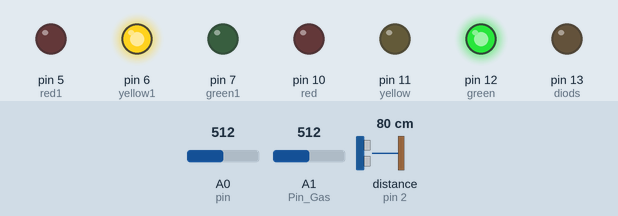
Bench run of a sketch on a simulated Arduino Uno, built with avr-gcc and run on an emulated ATmega328P. Parts: output pins drawn as LEDs (lit = HIGH). Wiring (inferred from the names in the program): ultrasonic range finder: trigger pin 3; echo pin 2. Inputs (shaded band) come from the test bench; at power-on: distance to the obstacle (sensor on pin 2) 80 cm, A1 (Pin_Gas) = 512, A0 (pin) = 512. The echo pulse lasts 58.3 µs per cm; pins used as bus, display or sensor lines are not drawn.

Above: at 1.2 s.
1.3 s: distance to the obstacle (sensor on pin 2) set to 55 cm
2.8 s: distance to the obstacle (sensor on pin 2) set to 47 cm
At 3.5 s:
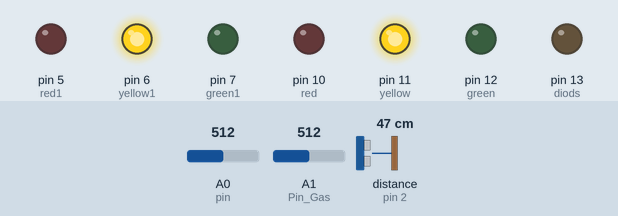
4.4 s: A1 (Pin_Gas) set to 652
5.9 s: A1 (Pin_Gas) set to 677
At 7.2 s:
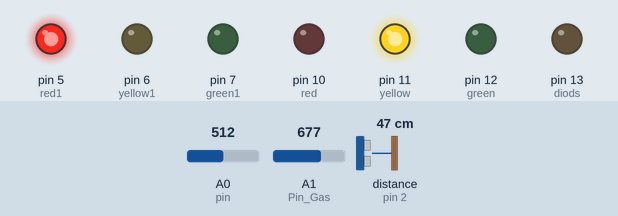
7.5 s: A0 (pin) set to 493
At 8.5 s:
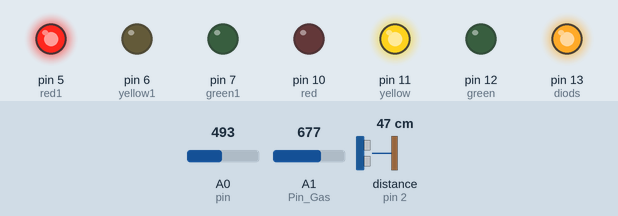
9.0 s: distance to the obstacle (sensor on pin 2) set to 2 cm
At 9.8 s:
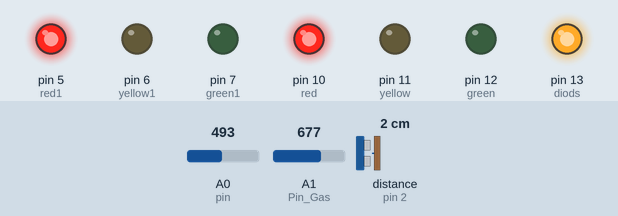
Timing chart, 0 to 11.5 s (numbered marks = the images above; inputs shaded):
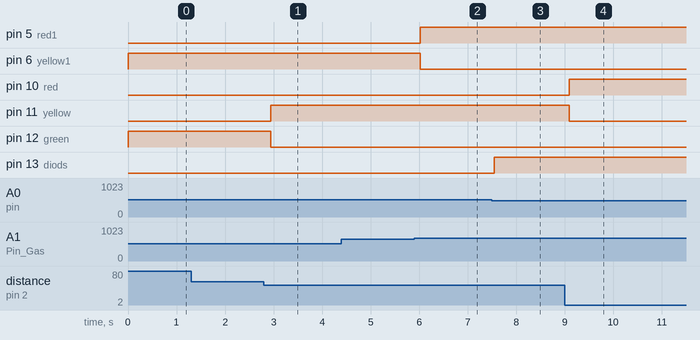

Measured:
- the behaviour switches between 50 and 49 cm on distance to the obstacle (sensor on pin 2) (found by bisection; images 0 and 1)
- the behaviour switches between 659 and 660 on A1 (Pin_Gas) (found by bisection; images 1 and 2)
- the behaviour switches between 510 and 509 on A0 (pin) (found by bisection; images 2 and 3)
- after the input at 1.3 s, every drawn part: stays the same
- after the input at 2.8 s, pin 11 (yellow): LOW → HIGH after 0.15 s; pin 12 (green): HIGH → LOW after 0.15 s
- after the input at 4.4 s, every drawn part: stays the same
- after the input at 5.9 s, pin 5 (red1): LOW → HIGH after 0.12 s; pin 6 (yellow1): HIGH → LOW after 0.12 s
- after the input at 7.5 s, pin 13 (diods): LOW → HIGH after 0.05 s
- after the input at 9.0 s, pin 10 (red): LOW → HIGH after 0.09 s; pin 11 (yellow): HIGH → LOW after 0.09 s

The sketch:

vikashini_smart_home1.ino
```cpp
int diods = 13;
int pin = A0;
int value;

int red = 10;
int yellow = 11;
int green = 12;
int echo = 2;
int trigger = 3;

int const Pin_Gas = A1;
int green1 = 7;
int yellow1 = 6;
int red1 = 5;

void setup()
{
  pinMode(diods, OUTPUT);
  pinMode(pin, INPUT);

  pinMode(red, OUTPUT);
  pinMode(yellow, OUTPUT);
  pinMode(green, OUTPUT);
  pinMode(trigger, OUTPUT);
  pinMode(echo, INPUT);

  pinMode(green1, OUTPUT);
  pinMode(yellow1, OUTPUT);
  pinMode(red1, OUTPUT);

  Serial.begin(9600);
}

void loop()
{
  //Lamp
  value = analogRead(pin);
  analogWrite(diods, map(value, 1023, 0, 0, 255));

  //Distance sensor
  digitalWrite(trigger, LOW);
  delayMicroseconds(2);
  digitalWrite(trigger, HIGH);
  delayMicroseconds(10);
  digitalWrite(trigger, LOW);

  long duration = pulseIn(echo, HIGH);
  long distance = (duration / 5) / 29.1;


  if(distance < 50 && distance >= 20)
  {
    digitalWrite(green, HIGH);
    digitalWrite(yellow, LOW);
    digitalWrite(red, LOW);
  }
  if(distance < 20 && distance >= 5)
  {
    digitalWrite(green, LOW);
    digitalWrite(yellow, HIGH);
    digitalWrite(red, LOW);
  }
  if(distance < 5)
  {
    digitalWrite(green, LOW);
    digitalWrite(yellow, LOW);
    digitalWrite(red, HIGH);
  }

  //Smoke Detector
  int input = analogRead(Pin_Gas);
  input = map(input, 300, 750, 0, 100);

  if(input < 30)
  {
    digitalWrite(green1, HIGH);
    digitalWrite(yellow1, LOW);
    digitalWrite(red1, LOW);
  }
  if(input >= 30 && input < 50)
  {
    digitalWrite(yellow1, HIGH);
    digitalWrite(red1, LOW);
    digitalWrite(green1, LOW);
  }
  if(input >= 80)
  {
    digitalWrite(yellow1, LOW);
    digitalWrite(red1, HIGH);
    digitalWrite(green1, LOW);
  }

  delay(150);
}
```
